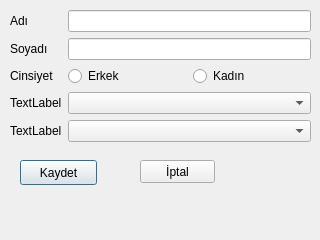
<?xml version="1.0" encoding="UTF-8"?>
<ui version="4.0">
 <class>Dialog</class>
 <widget class="QDialog" name="Dialog">
  <property name="geometry">
   <rect>
    <x>0</x>
    <y>0</y>
    <width>320</width>
    <height>240</height>
   </rect>
  </property>
  <property name="windowTitle">
   <string>Dialog</string>
  </property>
  <widget class="QWidget" name="formLayoutWidget">
   <property name="geometry">
    <rect>
     <x>10</x>
     <y>10</y>
     <width>301</width>
     <height>141</height>
    </rect>
   </property>
   <layout class="QFormLayout" name="formLayout">
    <item row="0" column="0">
     <widget class="QLabel" name="label">
      <property name="text">
       <string>Adı</string>
      </property>
     </widget>
    </item>
    <item row="0" column="1">
     <widget class="QLineEdit" name="lineEdit"/>
    </item>
    <item row="1" column="0">
     <widget class="QLabel" name="label_2">
      <property name="text">
       <string>Soyadı</string>
      </property>
     </widget>
    </item>
    <item row="1" column="1">
     <widget class="QLineEdit" name="lineEdit_2"/>
    </item>
    <item row="2" column="0">
     <widget class="QLabel" name="label_3">
      <property name="text">
       <string>Cinsiyet</string>
      </property>
     </widget>
    </item>
    <item row="2" column="1">
     <layout class="QHBoxLayout" name="horizontalLayout">
      <item>
       <widget class="QRadioButton" name="radioButton_2">
        <property name="text">
         <string>Erkek</string>
        </property>
       </widget>
      </item>
      <item>
       <widget class="QRadioButton" name="radioButton">
        <property name="text">
         <string>Kadın</string>
        </property>
       </widget>
      </item>
     </layout>
    </item>
    <item row="3" column="0">
     <widget class="QLabel" name="label_4">
      <property name="text">
       <string>TextLabel</string>
      </property>
     </widget>
    </item>
    <item row="3" column="1">
     <widget class="QComboBox" name="comboBox"/>
    </item>
    <item row="4" column="0">
     <widget class="QLabel" name="label_5">
      <property name="text">
       <string>TextLabel</string>
      </property>
     </widget>
    </item>
    <item row="4" column="1">
     <widget class="QComboBox" name="comboBox_2"/>
    </item>
   </layout>
  </widget>
  <widget class="QPushButton" name="pushButton">
   <property name="geometry">
    <rect>
     <x>20</x>
     <y>160</y>
     <width>77</width>
     <height>25</height>
    </rect>
   </property>
   <property name="text">
    <string>Kaydet</string>
   </property>
  </widget>
  <widget class="QPushButton" name="pushButton_2">
   <property name="geometry">
    <rect>
     <x>140</x>
     <y>160</y>
     <width>75</width>
     <height>23</height>
    </rect>
   </property>
   <property name="text">
    <string>İptal</string>
   </property>
  </widget>
 </widget>
 <resources/>
 <connections/>
</ui>
